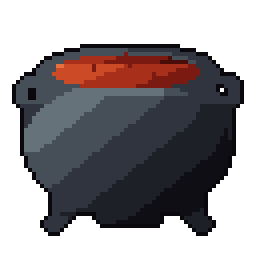
#> input picture assets/cauldron.png, 64 x 64 px (shown 4 times larger); its folder holds only this picture in this run
$ python palitra.py
#> lines starting #> are read from the running program, lines starting #| are printed output that depends on the picture
# Обща палитра на играта (64 цвята), по правилата на скила pixel-art-sprites:
# "по-малко цветове = по-добри решения", всичко да изглежда като един свят.
# Пускане от папката "Real Life":   python tools/pixelart/palitra.py
# Взима цветовете от картинките, които рисуват програмите в tools/pixelart, и ги свежда до
# 51 цвята (median cut), плюс 13 задължителни (шевици, огън, контур, тъмни сиви). Записва:
#   data/palitra.json     - за pix.py (в новия стил всяка картинка се свежда до тези цветове)
#   art_src/palitra.gpl   - за Piskel / GIMP (Palettes -> Import), за да рисуват учениците със същите цветове
#   art_src/palitra.png   - мостра
# След като я смените, пуснете пак make_*.py, за да се прерисува всичко.
import glob
import json
import os

from PIL import Image

ИГРА = os.path.dirname(os.path.dirname(os.path.dirname(os.path.abspath(__file__))))
ЗАДЪЛЖИТЕЛНИ = ["#1e1410", "#16141a", "#28252c", "#3c383e", "#58545c", "#b4e0f4", "#7cb8dc", "#d8322e", "#f08c2a", "#3c9a4a", "#f2c230", "#2e6ad0", "#fff6b0", "#ffffff"]


def главна():
    файлове = [f for f in glob.glob(os.path.join(ИГРА, "assets", "**", "*.png"), recursive=True)
               if "_placeholder" not in f and os.sep + "music" + os.sep not in f and "tilesets" not in f]
    пиксели = []
    for f in файлове:
        im = Image.open(f).convert("RGBA")
#> im is the input picture: PIL image 64x64 RGBA; mean R, G, B, A 32.6, 27.8, 30.5, 138.3
        пиксели += [p[:3] for p in (im.get_flattened_data() if hasattr(im, "get_flattened_data") else im.getdata()) if p[3] > 200]
#> пиксели = 2222 items, first 6: (10, 8, 12), (10, 8, 12), (10, 8, 12), (10, 8, 12), (10, 8, 12), (10, 8, 12)
    print("картинки:", len(файлове), "пиксела:", len(пиксели))
#| картинки: 1 пиксела: 2222
    # всеки цвят се брои поне 40 пъти: и редките цветове (зелената трева, камъните) да влязат в палитрата
    from collections import Counter
    брой = Counter(пиксели)
#> брой = 11 items
    пиксели = [ц for ц, н in брой.items() for _ in range(max(40, min(н, 400)))]
#> пиксели = 2090 items, first 6: (10, 8, 12), (10, 8, 12), (10, 8, 12), (10, 8, 12), (10, 8, 12), (10, 8, 12)
    всички = Image.new("RGB", (len(пиксели), 1))
    всички.putdata(пиксели)
    q = всички.quantize(colors=49, method=Image.Quantize.MEDIANCUT)
    пал = q.getpalette()[:49 * 3]
#> пал = 33 values, max 230 at index 0, min 8 at index 31, mean 64.91
    цветове = ["#%02x%02x%02x" % tuple(пал[i:i + 3]) for i in range(0, len(пал), 3)]
#> цветове = ['#e67040', '#cc4a26', '#66727a', '#464e58', '#a8301a', '#7a1a10', '#4a0e0a', '#30343e', '#1e2028', '#0e0e14', '#0a080c']
    for ц in ЗАДЪЛЖИТЕЛНИ:
        if ц not in цветове:
            цветове.append(ц)
#> after the loop, цветове = 25 items, first 6: '#e67040', '#cc4a26', '#66727a', '#464e58', '#a8301a', '#7a1a10'
    цветове = sorted(set(цветове), key=lambda ц: (sum(int(ц[i:i + 2], 16) for i in (1, 3, 5))))
#> цветове = 25 items, first 6: '#0a080c', '#0e0e14', '#1e1410', '#16141a', '#4a0e0a', '#1e2028'
    with open(os.path.join(ИГРА, "data", "palitra.json"), "w", encoding="utf-8") as f:
        json.dump({"_бележка": "Обща палитра на играта. Прави я tools/pixelart/palitra.py", "цветове": цветове}, f, indent=1)
    with open(os.path.join(ИГРА, "art_src", "palitra.gpl"), "w", encoding="utf-8") as f:
        f.write("GIMP Palette\nName: Real Life\nColumns: 8\n#\n")
        for ц in цветове:
            r, g, b = (int(ц[i:i + 2], 16) for i in (1, 3, 5))
            f.write("%3d %3d %3d\t%s\n" % (r, g, b, ц))
#> this loop made 25 passes
#> (ц, r, g, b) on passes 1 to 12: ('#0a080c', 10, 8, 12), ('#0e0e14', 14, 14, 20), ('#1e1410', 30, 20, 16), ('#16141a', 22, 20, 26), ('#4a0e0a', 74, 14, 10), ('#1e2028', 30, 32, 40), ('#28252c', 40, 37, 44), ('#30343e', 48, 52, 62), ('#7a1a10', 122, 26, 16), ('#3c383e', 60, 56, 62), ('#464e58', 70, 78, 88), ('#a8301a', 168, 48, 26)
    мостра = Image.new("RGB", (8 * 24, ((len(цветове) + 7) // 8) * 24), (40, 30, 24))
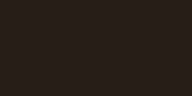
#> мостра: PIL image 192x96 RGB; mean R, G, B 40, 30, 24
    for и, ц in enumerate(цветове):
        мостра.paste(tuple(int(ц[i:i + 2], 16) for i in (1, 3, 5)), ((и % 8) * 24, (и // 8) * 24, (и % 8) * 24 + 22, (и // 8) * 24 + 22))
#> this loop made 25 passes
#> ц on passes 1 to 12: '#0a080c', '#0e0e14', '#1e1410', '#16141a', '#4a0e0a', '#1e2028', '#28252c', '#30343e', '#7a1a10', '#3c383e', '#464e58', '#a8301a'
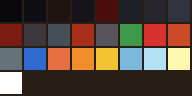
#> мостра: PIL image 192x96 RGB; mean R, G, B 90.7, 71.8, 62.1
    мостра.save(os.path.join(ИГРА, "art_src", "palitra.png"))
    print("цветове:", len(цветове))
#| цветове: 25


if __name__ == "__main__":
    главна()

$ run again, on assets/house_b.png
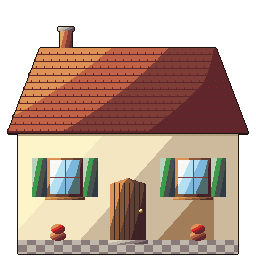
#> input picture assets/house_b.png, 256 x 256 px
#> in главна, im is the input picture: PIL image 256x256 RGBA; mean R, G, B, A 114.3, 90.1, 75.7, 177.1
#> in главна, `пиксели += [p[:3] for p in (im.get_flattened_data() if hasattr(im, "ge..`: пиксели = 45508 items
#| картинки: 1 пиксела: 45508
#> брой = 35 items
#> in главна, `пиксели = [ц for ц, н in брой.items() for _ in range(max(40, min(н, 40..`: пиксели = 10381 items, first 6: (30, 20, 16), (30, 20, 16), (30, 20, 16), (30, 20, 16), (30, 20, 16), (30, 20, 16)
#> пал = 105 values, max 255 at index 0, min 16 at index 104, mean 131.6
#> in главна, `цветове = ["#%02x%02x%02x" % tuple(пал[i:i + 3]) for i in range(0, len..`: цветове = 35 items, first 6: '#ffffff', '#f8f7f1', '#fdf4c9', '#fff6b0', '#f4e6c0', '#b4e0f4'
#> after the loop in главна, `for ц in ЗАДЪЛЖИТЕЛНИ:`: цветове = 41 items, first 6: '#ffffff', '#f8f7f1', '#fdf4c9', '#fff6b0', '#f4e6c0', '#b4e0f4'
#> in главна, `цветове = sorted(set(цветове), key=lambda ц: (sum(int(ц[i:i + 2], 16) ..`: цветове = 41 items, first 6: '#1e1410', '#16141a', '#28252c', '#36251f', '#442129', '#493028'
#> the loop in главна, `for ц in цветове:` made 41 passes
#> (ц, r, g, b) on passes 1 to 8: ('#1e1410', 30, 20, 16), ('#16141a', 22, 20, 26), ('#28252c', 40, 37, 44), ('#36251f', 54, 37, 31), ('#442129', 68, 33, 41), ('#493028', 73, 48, 40), ('#2f3a45', 47, 58, 69), ('#5f262b', 95, 38, 43)
#> the loop in главна, `for и, ц in enumerate(цветове):` made 41 passes
#> ц on passes 1 to 8: '#1e1410', '#16141a', '#28252c', '#36251f', '#442129', '#493028', '#2f3a45', '#5f262b'
#> after the loop in главна, `for и, ц in enumerate(цветове):`:
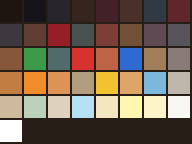
#> мостра: PIL image 192x144 RGB; mean R, G, B 114.7, 96.3, 82.1
#| цветове: 41

$ run again, on assets/kambanaria.png
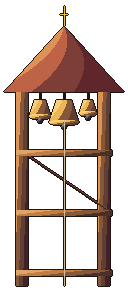
#> input picture assets/kambanaria.png, 128 x 288 px
#> in главна, im is the input picture: PIL image 128x288 RGBA; mean R, G, B, A 45.6, 28.3, 20.1, 93.3
#> in главна, `пиксели += [p[:3] for p in (im.get_flattened_data() if hasattr(im, "ge..`: пиксели = 13490 items, first 6: (30, 20, 16), (30, 20, 16), (242, 194, 48), (30, 20, 16), (30, 20, 16), (242, 194, 48)
#| картинки: 1 пиксела: 13490
#> брой = 20 items
#> in главна, `пиксели = [ц for ц, н in брой.items() for _ in range(max(40, min(н, 40..`: пиксели = 5186 items, first 6: (30, 20, 16), (30, 20, 16), (30, 20, 16), (30, 20, 16), (30, 20, 16), (30, 20, 16)
#> пал = 60 values, max 247 at index 0, min 16 at index 59, mean 101.9
#> in главна, `цветове = ["#%02x%02x%02x" % tuple(пал[i:i + 3]) for i in range(0, len..`: цветове = ['#f7cf7a', '#f2c230', '#cdba9d', '#ebb756', '#dfa467', '#dd9256', '#c17d42', '#bf6346', '#887b7a', '#865839', '#58545c', '#7c3e36', '#5f3e34', '#5f262b', '#493028', '#35313c', '#442129', '#36251f', '#262029', '#1e1410']
#> after the loop in главна, `for ц in ЗАДЪЛЖИТЕЛНИ:`: цветове = 31 items, first 6: '#f7cf7a', '#f2c230', '#cdba9d', '#ebb756', '#dfa467', '#dd9256'
#> in главна, `цветове = sorted(set(цветове), key=lambda ц: (sum(int(ц[i:i + 2], 16) ..`: цветове = 31 items, first 6: '#1e1410', '#16141a', '#262029', '#28252c', '#36251f', '#442129'
#> the loop in главна, `for ц in цветове:` made 31 passes
#> (ц, r, g, b) on passes 1 to 8: ('#1e1410', 30, 20, 16), ('#16141a', 22, 20, 26), ('#262029', 38, 32, 41), ('#28252c', 40, 37, 44), ('#36251f', 54, 37, 31), ('#442129', 68, 33, 41), ('#493028', 73, 48, 40), ('#35313c', 53, 49, 60)
#> the loop in главна, `for и, ц in enumerate(цветове):` made 31 passes
#> ц on passes 1 to 8: '#1e1410', '#16141a', '#262029', '#28252c', '#36251f', '#442129', '#493028', '#35313c'
#> after the loop in главна, `for и, ц in enumerate(цветове):`:
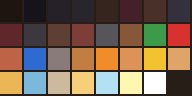
#> мостра: PIL image 192x96 RGB; mean R, G, B 118.9, 96.2, 77.6
#| цветове: 31

$ run again, on assets/darvo.png
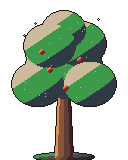
#> input picture assets/darvo.png, 128 x 160 px
#> in главна, im is the input picture: PIL image 128x160 RGBA; mean R, G, B, A 38.1, 51.9, 35.3, 110.3
#> in главна, `пиксели += [p[:3] for p in (im.get_flattened_data() if hasattr(im, "ge..`: пиксели = 8857 items, first 6: (30, 20, 16), (30, 20, 16), (30, 20, 16), (30, 20, 16), (30, 20, 16), (30, 20, 16)
#| картинки: 1 пиксела: 8857
#> брой = 14 items
#> in главна, `пиксели = [ц for ц, н in брой.items() for _ in range(max(40, min(н, 40..`: пиксели = 2855 items, first 6: (30, 20, 16), (30, 20, 16), (30, 20, 16), (30, 20, 16), (30, 20, 16), (30, 20, 16)
#> пал = 42 values, max 221 at index 3, min 16 at index 41, mean 81.45
#> in главна, `цветове = ["#%02x%02x%02x" % tuple(пал[i:i + 3]) for i in range(0, len..`: цветове = ['#cdba9d', '#dd9256', '#3c9a4a', '#865839', '#5f3e34', '#48514d', '#4d443a', '#d8322e', '#961f27', '#5f262b', '#442129', '#2f3a45', '#28252c', '#1e1410']
#> after the loop in главна, `for ц in ЗАДЪЛЖИТЕЛНИ:`: цветове = ['#cdba9d', '#dd9256', '#3c9a4a', '#865839', '#5f3e34', '#48514d', '#4d443a', '#d8322e', '#961f27', '#5f262b', '#442129', '#2f3a45', '#28252c', '#1e1410', '#16141a', '#3c383e', '#58545c', '#b4e0f4', '#7cb8dc', '#f08c2a', '#f2c230', '#2e6ad0', '#fff6b0', '#ffffff']
#> in главна, `цветове = sorted(set(цветове), key=lambda ц: (sum(int(ц[i:i + 2], 16) ..`: цветове = ['#1e1410', '#16141a', '#28252c', '#442129', '#2f3a45', '#5f262b', '#3c383e', '#4d443a', '#5f3e34', '#961f27', '#48514d', '#58545c', '#865839', '#3c9a4a', '#d8322e', '#2e6ad0', '#f08c2a', '#dd9256', '#f2c230', '#7cb8dc', '#cdba9d', '#b4e0f4', '#fff6b0', '#ffffff']
#> the loop in главна, `for ц in цветове:` made 24 passes
#> (ц, r, g, b) on passes 1 to 8: ('#1e1410', 30, 20, 16), ('#16141a', 22, 20, 26), ('#28252c', 40, 37, 44), ('#442129', 68, 33, 41), ('#2f3a45', 47, 58, 69), ('#5f262b', 95, 38, 43), ('#3c383e', 60, 56, 62), ('#4d443a', 77, 68, 58)
#> the loop in главна, `for и, ц in enumerate(цветове):` made 24 passes
#> ц on passes 1 to 8: '#1e1410', '#16141a', '#28252c', '#442129', '#2f3a45', '#5f262b', '#3c383e', '#4d443a'
#> after the loop in главна, `for и, ц in enumerate(цветове):`:
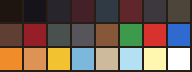
#> мостра: PIL image 192x72 RGB; mean R, G, B 112.2, 94.5, 82
#| цветове: 24
